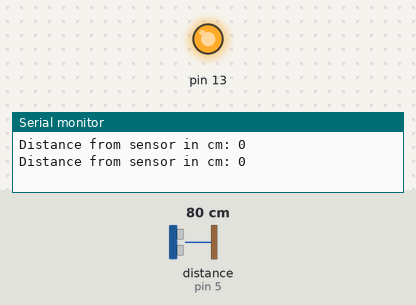
A sketch run on a simulated Arduino Uno, built with avr-gcc and run on an emulated ATmega328P. On the bench: output pins drawn as LEDs (lit = HIGH), the last lines printed to the serial monitor. Inputs (shaded band) come from the test bench; at power-on: distance to the obstacle (sensor on pin 5) 80 cm. The echo pulse lasts 58.3 µs per cm.

Above: at 1.2 s.
1.3 s: distance to the obstacle (sensor on pin 5) set to 12 cm
3.2 s: distance to the obstacle (sensor on pin 5) set to 9 cm
At 4.8 s:
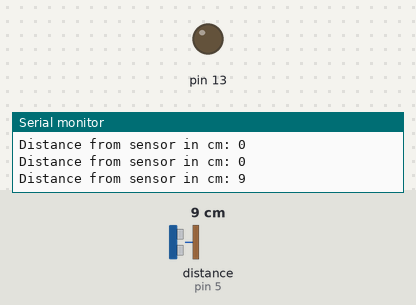
5.5 s: distance to the obstacle (sensor on pin 5) set to 7 cm
7.2 s: distance to the obstacle (sensor on pin 5) set to 4 cm
At 9.3 s:
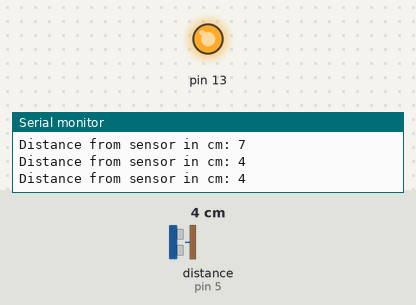
Timing chart, 0 to 10.5 s (numbered marks = the images above; inputs shaded):
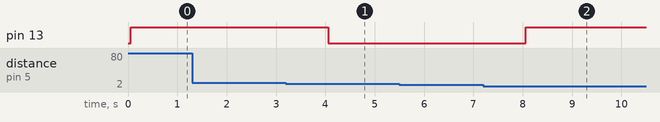

Measured:
- the behaviour switches between 11 and 10 cm on distance to the obstacle (sensor on pin 5) (found by bisection; images 0 and 1)
- the behaviour switches between 6 and 5 cm on distance to the obstacle (sensor on pin 5) (found by bisection; images 1 and 2)
- after the input at 3.2 s, pin 13: HIGH → LOW after 0.86 s
- after the input at 7.2 s, pin 13: LOW → HIGH after 0.86 s

The sketch:

arduino_promity_sensor_alarm_demo_vs.ino
```cpp
#include <NewPing.h>

int trigger_pin = 6;
int echo_pin = 5;
int max_dist_cm = 10;
NewPing sonar(trigger_pin, echo_pin, max_dist_cm);

void setup() {
  Serial.begin(9600); // baud rate
  delay(50); // wait 50 ms
  pinMode(13, OUTPUT);
}

void loop() {
  Serial.print("Distance from sensor in cm: ");
  int dist_cm = sonar.ping_cm();
  Serial.println(dist_cm);
  int alarm_dist_cm = 5;
  if (dist_cm <= alarm_dist_cm) {
    digitalWrite(13, HIGH); // turn on the LED (connected to pin 13)
  } else {
    digitalWrite(13, LOW); // turn off the LED
  }
  delay(1000); // wait 1 sec between print statements

}
```
